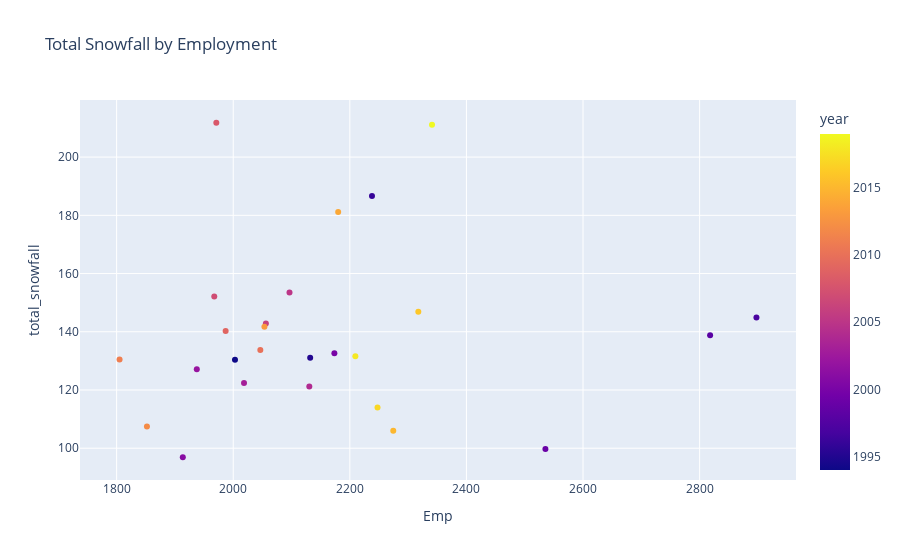

The cell this chart's notebook holds for it:
### Markdown cell above
Finally, we want to review the potential correlations between total snowfall and various employment measures to determine if these data might be useful for our analysis. Starting with the Employment variable.

### Code cell
import plotly.express as px
import numpy as np
import matplotlib.pyplot as plt


fig2 = px.scatter(emp_snow_df, x="Emp", y="total_snowfall", color='year', title="Total Snowfall by Employment")
fig2.show()

### Figure 1 — Plotly figure (JSON) as saved in the notebook; plotly's stock layout.template omitted (floating-point values rounded to 4 significant figures)
{"data": [{"hovertemplate": "Emp=%{x}<br>total_snowfall=%{y}<br>year=%{marker.color}<extra></extra>", "legendgroup": "", "marker": {"color": [1994, 1995, 1996, 1997, 1998, 1999, 2000, 2001, 2002, 2003, 2004, 2005, 2006, 2007, 2008, 2009, 2010, 2011, 2012, 2013, 2014, 2015, 2016, 2017, 2018, 2019], "coloraxis": "coloraxis", "symbol": "circle"}, "mode": "markers", "name": "", "orientation": "v", "showlegend": false, "type": "scatter", "x": [2003, 2132, 2238, 2898.0, 2818, 2536.0, 2174.0, 1914.0, 1938.0, 2018.0, 2130.0, 2096.0, 2056, 1968.0, 1971, 1987, 2046.0, 1805, 1852, 2054.0, 2180, 2274.0, 2318.0, 2248.0, 2210.0, 2341], "xaxis": "x", "y": [130.4, 131.1, 186.6, 144.9, 138.8, 99.7, 132.6, 96.9, 127.1, 122.4, 121.2, 153.5, 142.8, 152.1, 211.8, 140.3, 133.7, 130.5, 107.5, 141.7, 181.1, 106, 146.9, 114, 131.6, 211.1], "yaxis": "y"}], "layout": {"coloraxis": {"colorbar": {"title": {"text": "year"}}, "colorscale": [[0, "#0d0887"], [0.1111, "#46039f"], [0.2222, "#7201a8"], [0.3333, "#9c179e"], [0.4444, "#bd3786"], [0.5556, "#d8576b"], [0.6667, "#ed7953"], [0.7778, "#fb9f3a"], [0.8889, "#fdca26"], [1, "#f0f921"]]}, "legend": {"tracegroupgap": 0}, "title": {"text": "Total Snowfall by Employment"}, "xaxis": {"anchor": "y", "domain": [0, 1], "title": {"text": "Emp"}}, "yaxis": {"anchor": "x", "domain": [0, 1], "title": {"text": "total_snowfall"}}}}
